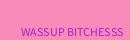
Frame 1 (no input)
Frame 60 (the mouse pressed at the canvas centre just before this capture): identical to frame 1, image omitted
Frame 120 (the mouse held since frame 60 and released just before this capture): identical to frame 1, image omitted

The Processing sketch that drew this single still picture (run headless with seeded random() and noise(); from frame 60 on, the mouse is pressed at the canvas centre):

// Processing sketch: text
// ── text.pde
void setup(){
  size(130,40);
}

void draw(){
  background(247,139,185);

  fill(157,36,202);
  text( "WASSUP BITCHESSS", 21,36);
}
